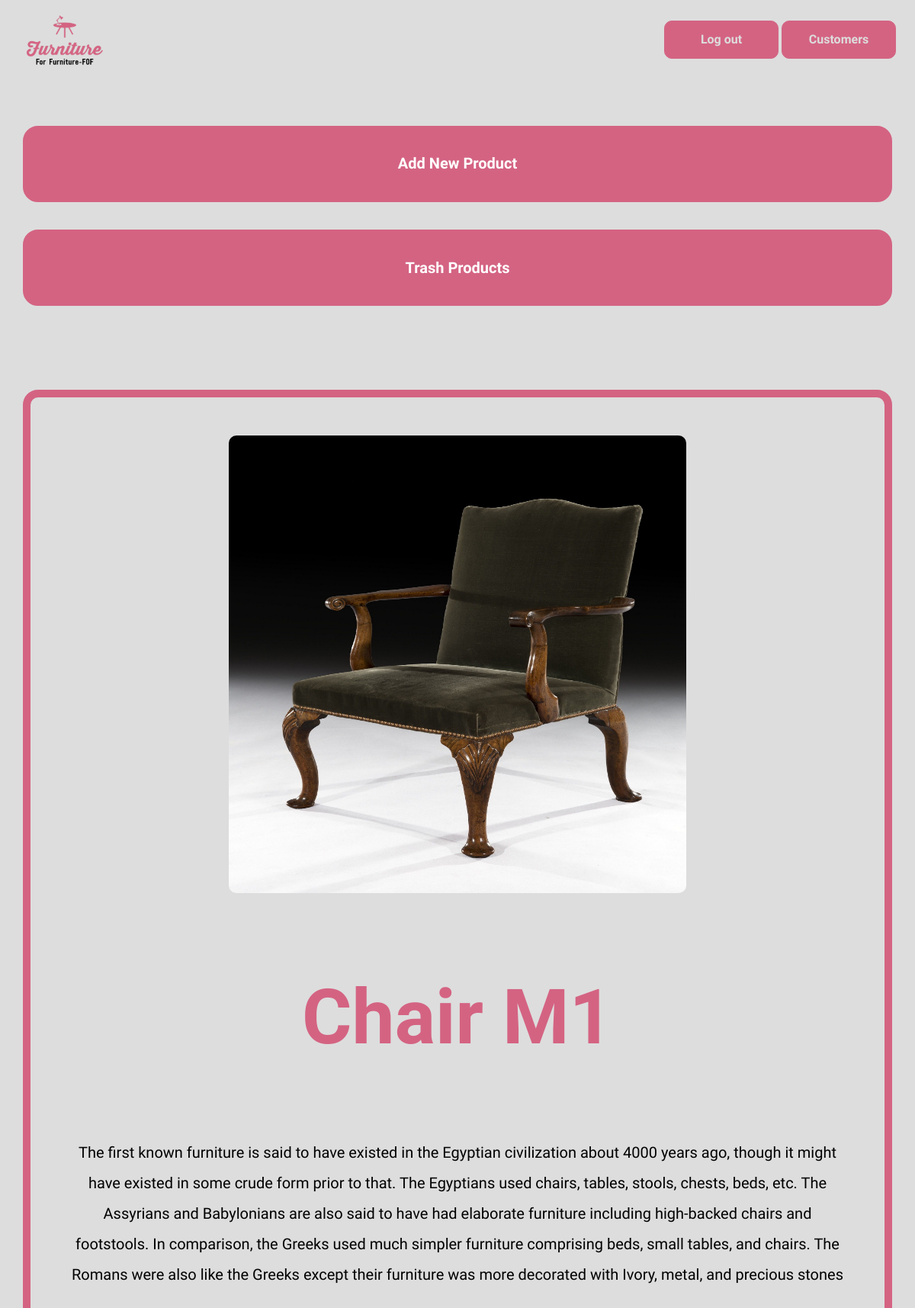
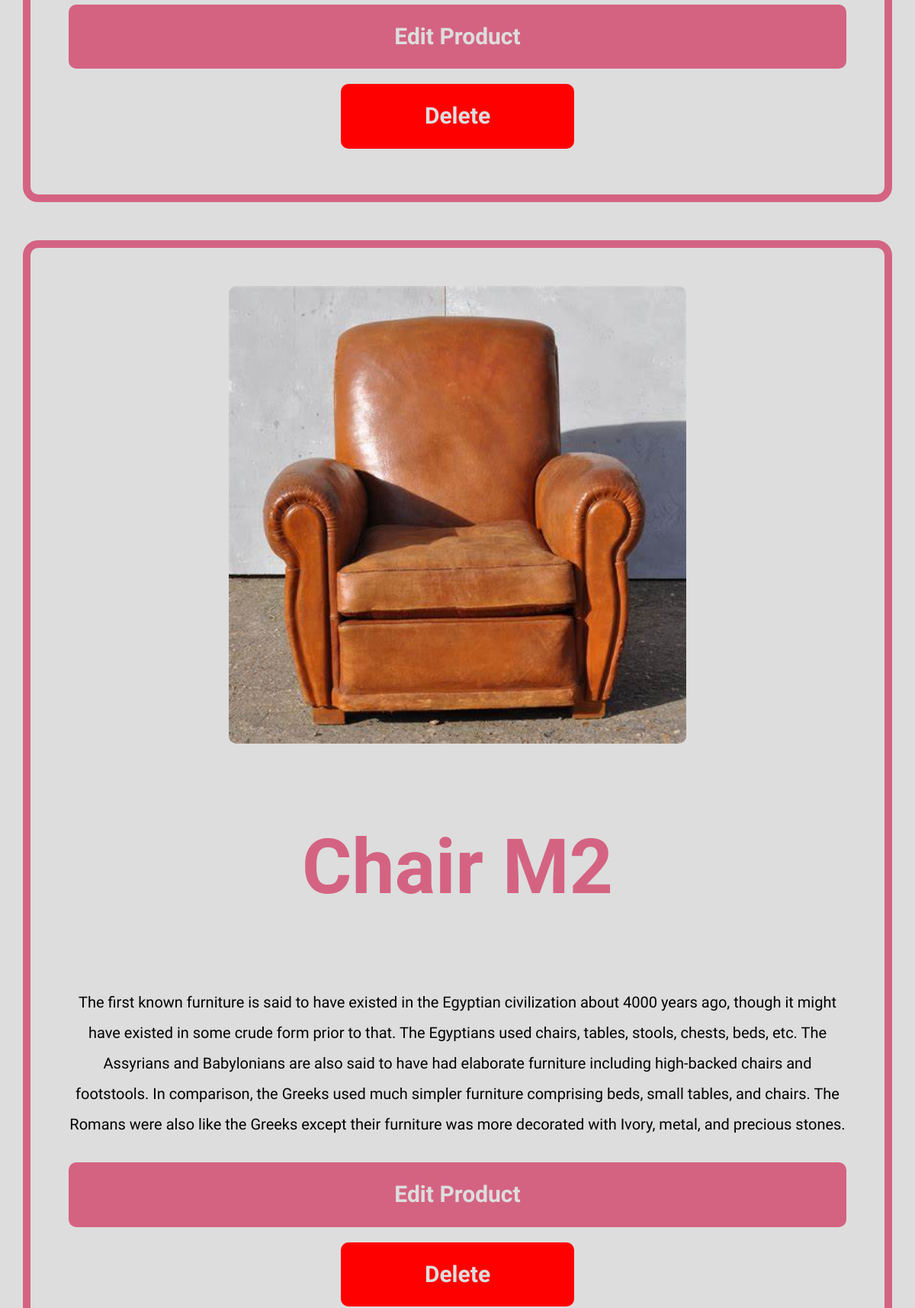
Page /main/products-list.php (signed in, upper part) on the committed database (2 pictures, top to bottom).
### tables this page shows
CREATE TABLE IF NOT EXISTS `products` (
  `id` int(11) NOT NULL AUTO_INCREMENT,
  `name` varchar(50) NOT NULL,
  `image` varchar(255) NOT NULL DEFAULT 'defult.png',
  `paragraph` varchar(10000) NOT NULL,
  `active` tinyint(4) NOT NULL DEFAULT '1',
  PRIMARY KEY (`id`)
);

### basic.php (called while the page is built, shortened)
<?php
$project_logo="img/logo.png";
?>

### functions/products-functions.php (called while the page is built, shortened)
<?php
function products_list($x="list"){
    global $conn;
    if($x=="list"){
        $sql="SELECT * FROM products WHERE active=1";
    }elseif($x=="deleted"){
        $sql="SELECT * FROM products WHERE active=0";
    }
    $data=mysqli_query($conn,$sql);
    return $data;
};
?>

### main/products-list.php (the view, shortened to what this page needs)
<?php
include "../basic.php";
$data=products_list("list");
 ?>
 <!DOCTYPE html>
 <html lang="en">
 <head>
    <link rel="stylesheet" href="../css/styles.css">
    <link rel="stylesheet" href="../css/normalize.css">
    <link rel="stylesheet" href="../css/all.min.css">
 </head>
 <body>
   <div class="header">
      <div class="container">
         <img class="logo" src="../<?php echo "$project_logo";?>" alt="">
         <div>
            <a href="sign-out.php"><button class="sign-btn">Log out</button></a>
            <a href="customers-list.php"><button class="sign-btn">Customers</button></a>
         </div>
      </div>
    </div>
      <div class="action">
         <div class="container">
            <a href="products-new.php"><button>Add New Product</button></a>
            <br>
            <br>
            <br>
            <a href="products-trash.php"><button>Trash Products</button></a>
         </div>
      </div>
    <div class="sales">
      <div class="container">
         <?php
            while($product=mysqli_fetch_assoc($data)){ ?>
               <div class="product">
               <img src="../img/<?php echo $product["image"];?>" alt="">
               <h3><?php echo $product["name"]; ?></h3>
               <p><?php echo $product["paragraph"]; ?></p>
               <a href="products-edit.php?id=<?php echo $product["id"];?>"><button class="edit-btn">Edit Product</button></a>
               <a href="products-list.php?id=<?php echo $product["id"];?>"><button class="del-btn">Delete</button></a>
            </div>
         <?php   }?>
         </div>
      </div>
 </body>
 </html>

### css/styles.css (style rules this page uses)
* { -webkit-box-sizing: border-box; -moz-box-sizing: border-box; box-sizing: border-box; }
body { font-family: 'Work Sans', sans-serif; background-color: #d46382; }
html { scroll-behavior: smooth; }
.container { padding-left: 15px; padding-right: 15px; margin-left: auto; margin-right: auto; }
@media (min-width: 768px) { .container { width:750px; } }
@media (min-width: 992px) { .container { width:970px; } }
@media (min-width: 1200px) { .container { width:1170px; } }
.header { padding: 20px; background-color: #ddd; }
.header .container { display: flex; justify-content: space-between; align-items: center; }
.header .logo { width:100px; }
.sign-btn { background-color: #d46382; width: 150px; height: 50px; border:#d46382 solid 1px; border-radius: 10px; color: #ddd; font-weight: bold; }
.sales { padding-top: 60px; padding-bottom: 60px; }
.product { min-height: 200px; margin-top: 50px; margin-bottom: 50px; background-color: #ddd; border-radius: 20px; border: 10px solid #d46382; text-align: center; padding:50px; }
.product h3 { font-weight: bold; font-size: 100px; color: #d46382; }
.product p { line-height: 2em; font-size: 20px; color: black; }
.product img { border-radius: 10px; width:600px; height: 600px; }
.sales .container .edit-btn , .del-btn { width: 100%; margin-top: 10px; margin-bottom: 10px; color:#ddd; font-weight: 800; font-size: 30px; padding-top: 20px; padding-bottom: 20px; border-radius: 10px; }
.sales .container .edit-btn { background-color: #d46382; border:5px solid #d46382; }
.sales .container .del-btn { background-color: red; border:5px solid red; }
.action { padding-top: 60px; text-align: center; }
.action button { width:100%; height: 100px; border: 10px solid #d46382; border-radius: 20px; padding: 10px; background-color: #d46382; font-weight: 800; color: white; font-size: 20px; }
.sales1 .container .edit-btn , .del-btn { width: 30%; margin-top: 10px; margin-bottom: 10px; color:#ddd; font-weight: 800; font-size: 30px; padding-top: 20px; padding-bottom: 20px; border-radius: 10px; }

### main/products-list.php (style rules this page uses)
body { background-color:#ddd; }

### rows in the picture
products: image (picture), name "Chair M1", paragraph "The first known furniture is said to have existed in the Egyptian civilization about 4000 years ago, though it might have existed in some crude form prior to that. The Egyptians used chairs, tables, stools, chests, beds, etc. The Assyrians and Babylonians are also said to have had elaborate furniture including high-backed chairs and footstools. In comparison, the Greeks used much simpler furniture comprising beds, small tables, and chairs. The Romans were also like the Greeks except their furniture was more decorated with Ivory, metal, and precious stones"
products: image (picture), name "Chair M2", paragraph "The first known furniture is said to have existed in the Egyptian civilization about 4000 years ago, though it might have existed in some crude form prior to that. The Egyptians used chairs, tables, stools, chests, beds, etc. The Assyrians and Babylonians are also said to have had elaborate furniture including high-backed chairs and footstools. In comparison, the Greeks used much simpler furniture comprising beds, small tables, and chairs. The Romans were also like the Greeks except their furniture was more decorated with Ivory, metal, and precious stones."
